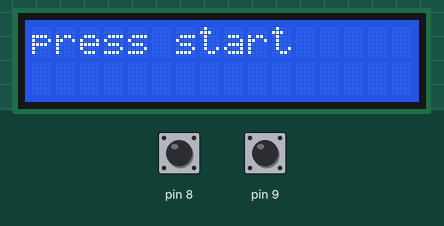
Simulated run of this sketch. Board: Arduino Uno, built with avr-gcc and run on an emulated ATmega328P. Parts: 16×2 character LCD. Inputs (shaded band) come from the test bench; at power-on: pin 8 HIGH, pin 9 HIGH. What the sketch prints to the serial monitor is not drawn.

Above: at 1.2 s.
1.3 s: pin 8 pulled LOW for 0.15 s
At 1.46 s:
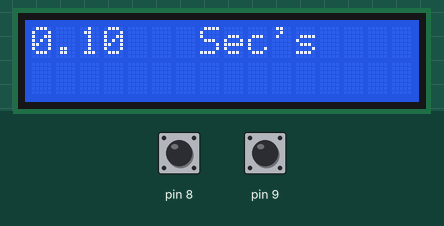
3.1 s: pin 9 pulled LOW for 0.15 s
4.7 s: pin 8 pulled LOW for 1 s
At 4.95 s:
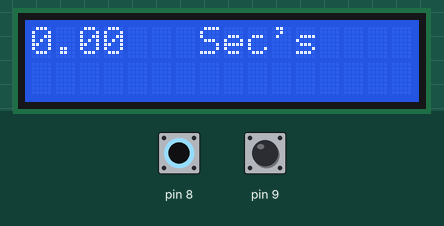
7.4 s: pin 8 driven LOW and pin 9 driven LOW
At 7.7 s:
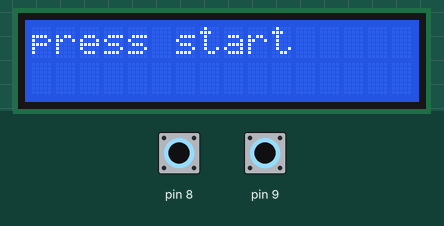
10.4 s: pin 9 driven HIGH
At 10.72 s:
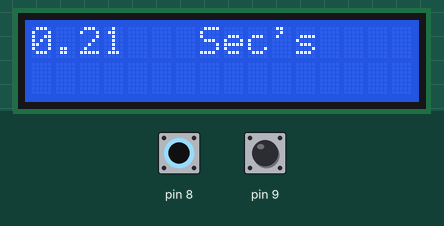

The sketch:

stopwatch.ino
```cpp
#include <LiquidCrystal.h>
LiquidCrystal lcd(7, 6, 5, 4, 3, 2);

void setup()
{
lcd.begin(16, 2);
lcd.clear();

Serial.begin(9600);

pinMode(8, INPUT);
digitalWrite(8, HIGH);
pinMode(9, INPUT);
digitalWrite(9, HIGH);
}
double i = 0;
double a = millis();
double c ;

void loop()
{
lcd.clear();
lcd.print("press start");
delay(100);

if(digitalRead(8) == LOW)
{

lcd.clear();
a = millis();
while(digitalRead(9) == HIGH)
{

c = millis();
i = (c - a) / 1000;
lcd.print(i);
Serial.print(i);
lcd.setCursor(7,0);
lcd.print("Sec's");
lcd.setCursor(0,0);
Serial.println(c);
Serial.println(a);
Serial.println(i);
Serial.println("......");
delay(100);
}

if(digitalRead(9) == LOW)
{
while(digitalRead(8) == HIGH)
{
lcd.setCursor(0,0);
lcd.print(i);
Serial.print(i);
lcd.setCursor(11,0);
lcd.print("");
lcd.setCursor(0,0);
delay(100);
}
}
}
}
```

Measured:
- after the input at 1.3 s, the display: first changes at once (image 1 shows a later state)
- after the input at 3.1 s, every drawn part: stays the same
- after the input at 4.7 s, the display: first changes after 0.10 s (image 2 shows a later state)
- after the input at 7.4 s, the display: changes after 0.10 s (image 3)
- after the input at 10.4 s, the display: first changes after 0.06 s (image 4 shows a later state)
- what the display in image 3 shows lasts 0.4 s, from 7.5 s to 7.9 s
